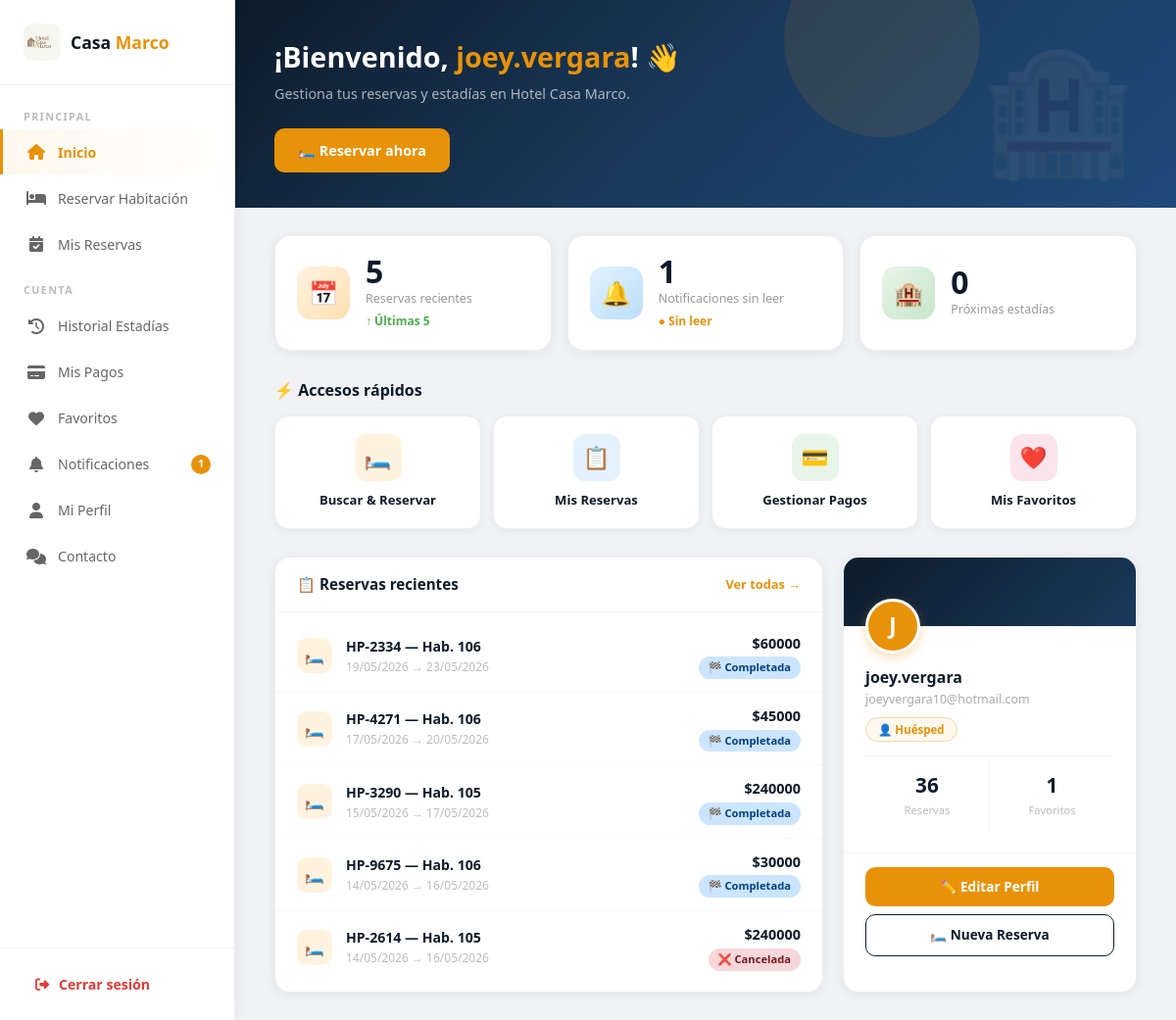
The app's page /dashboard/ (signed in) with its own data.
### crud_app/models.py (models this page shows, shortened)
class Reserva(models.Model):
    ESTADOS = [
        ('pendiente',   '⏳ Pendiente'),
        ('confirmada',  '✅ Confirmada'),
        ('cancelada',   '❌ Cancelada'),
        ('completada',  '🏁 Completada'),
        ('en_curso',    '🔵 En curso'),
    ]
    usuario         = models.ForeignKey(User, on_delete=models.CASCADE, related_name='reservas')
    habitacion      = models.ForeignKey(Habitacion, on_delete=models.CASCADE, related_name='reservas')
    codigo          = models.CharField(max_length=10, unique=True)
    estado          = models.CharField(max_length=20, choices=ESTADOS, default='pendiente')
    check_in        = models.DateField(default='2024-01-01')
    check_out       = models.DateField(default='2024-01-02')
    huespedes       = models.PositiveIntegerField(default=1)
    adultos         = models.PositiveIntegerField(default=1)
    ninos           = models.PositiveIntegerField(default=0)
    total           = models.DecimalField(max_digits=10, decimal_places=2)
    nombre_huesped  = models.CharField(max_length=100, default='')
    documento       = models.CharField(max_length=20, default='')
    telefono        = models.CharField(max_length=20, default='')
    solicitudes     = models.TextField(blank=True, null=True)
    fecha_reserva   = models.DateTimeField(auto_now_add=True)

class Habitacion(models.Model):
    TIPOS = [
        ('estandar',    '🛏️ Estándar'),
        ('deluxe',      '🛏️ Deluxe'),
        ('suite',       '⭐ Suite'),
        ('suite_ejecutiva', '👔 Suite Ejecutiva'),
        ('suite_presidencial', '👑 Suite Presidencial'),
        ('villa',       '🏡 Villa Familiar'),
    ]
    ESTADOS = [
        ('disponible',   '🟢 Disponible'),
        ('reservada',    '📋 Reservada'),
        ('ocupada',      '🔵 Ocupada'),
        ('limpieza',     '🟡 Limpieza'),
        ('mantenimiento','🔴 Mantenimiento'),
    ]
    numero          = models.CharField(max_length=10, unique=True)
    tipo            = models.CharField(max_length=30, choices=TIPOS, default='estandar')
    descripcion     = models.TextField()
    precio_noche    = models.DecimalField(max_digits=10, decimal_places=2)
    capacidad       = models.PositiveIntegerField(default=2)
    piso            = models.PositiveIntegerField(default=1)
    estado          = models.CharField(max_length=20, choices=ESTADOS, default='disponible')
    imagen          = models.ImageField(upload_to='habitaciones/', blank=True, null=True)
    imagen_url      = models.URLField(blank=True, null=True)
    amenidades      = models.TextField(blank=True, null=True)
    activa          = models.BooleanField(default=True)
    imagenes_galeria = models.TextField(blank=True, null=True)
    creado_el       = models.DateTimeField(auto_now_add=True)

### crud_app/views.py (the view)
# urls.py: path('dashboard/', views.home, name='home'),
@login_required(login_url='login')
def home(request):
    reservas    = Reserva.objects.filter(usuario=request.user).order_by('-fecha_reserva')[:5]
    notif_count = Notificacion.objects.filter(usuario=request.user, leida=False).count()
    proxima     = Reserva.objects.filter(
        usuario=request.user,
        estado__in=['confirmada', 'pendiente']
    ).order_by('check_in').first()
    return render(request, 'crud_app/home.html', {
        'reservas'    : reservas,
        'notif_count' : notif_count,
        'proxima'     : proxima,
    })

### crud_app/templates/crud_app/home.html (shortened to what this page needs)
{% load static %}
<!DOCTYPE html>
<html lang="es">
<head>
  <link href="https://cdn.jsdelivr.net/npm/bootstrap@5.3.0/dist/css/bootstrap.min.css" rel="stylesheet">
  <link rel="stylesheet" href="https://cdnjs.cloudflare.com/ajax/libs/font-awesome/6.4.0/css/all.min.css"/>
</head>
<body>
<aside class="sidebar">
  <div class="sidebar-logo">
    <img src="{% static 'crud_app/imagenes/logo.jpeg' %}" alt="Logo"
     style="width:38px; height:38px; border-radius:10px; object-fit:cover;">
    <div class="sidebar-logo-text">Casa <span>Marco</span></div>
  </div>
  <nav class="sidebar-nav">
    <div class="nav-section-title">Principal</div>
    <a href="{% url 'home' %}" class="active">
      <span class="icon"><i class="fas fa-home"></i></span> Inicio
    </a>
    <a href="{% url 'reservar_habitacion' %}">
      <span class="icon"><i class="fas fa-bed"></i></span> Reservar Habitación
    </a>
    <a href="{% url 'mis_reservas' %}">
      <span class="icon"><i class="fas fa-calendar-check"></i></span> Mis Reservas
    </a>
    <div class="nav-section-title" style="margin-top:8px;">Cuenta</div>
    <a href="{% url 'historial_estadias' %}">
      <span class="icon"><i class="fas fa-history"></i></span> Historial Estadías
    </a>
    <a href="{% url 'mis_pagos' %}">
      <span class="icon"><i class="fas fa-credit-card"></i></span> Mis Pagos
    </a>
    <a href="{% url 'favoritos' %}">
      <span class="icon"><i class="fas fa-heart"></i></span> Favoritos
    </a>
    <a href="{% url 'notificaciones' %}">
      <span class="icon"><i class="fas fa-bell"></i></span> Notificaciones
      {% if notif_count > 0 %}
      <span class="notif-badge">{{ notif_count }}</span>
      {% endif %}
    </a>
    <a href="{% url 'perfil_usuario' %}">
      <span class="icon"><i class="fas fa-user"></i></span> Mi Perfil
    </a>
    <a href="{% url 'contacto' %}">
      <span class="icon"><i class="fas fa-comments"></i></span> Contacto
    </a>
  </nav>
  <div class="sidebar-logout">
    <a href="{% url 'logout' %}">
      <span class="icon"><i class="fas fa-sign-out-alt"></i></span> Cerrar sesión
    </a>
  </div>
</aside>
<main class="main">
  <div class="hero-banner">
    <div class="hero-greeting">
      ¡Bienvenido, <span>{{ request.user.username }}</span>! 👋
    </div>
    <p class="hero-sub">Gestiona tus reservas y estadías en Hotel Casa Marco.</p>
    <a href="{% url 'reservar_habitacion' %}" class="hero-btn">
      🛏️ Reservar ahora
    </a>
  </div>
  <div class="content">
    <div class="stats-grid">
      <div class="stat-card">
        <div class="stat-icon-wrap orange">📅</div>
        <div>
          <div class="stat-value">{{ reservas|length }}</div>
          <div class="stat-label">Reservas recientes</div>
          <div class="stat-trend">↑ Últimas 5</div>
        </div>
      </div>
      <div class="stat-card">
        <div class="stat-icon-wrap blue">🔔</div>
        <div>
          <div class="stat-value">{{ notif_count }}</div>
          <div class="stat-label">Notificaciones sin leer</div>
          {% if notif_count > 0 %}
          <div class="stat-trend" style="color:var(--naranja);">● Sin leer</div>
          {% endif %}
        </div>
      </div>
      <div class="stat-card">
        <div class="stat-icon-wrap green">🏨</div>
        <div>
          <div class="stat-value">{% if proxima %}1{% else %}0{% endif %}</div>
          <div class="stat-label">Próximas estadías</div>
        </div>
      </div>
    </div>
    <div class="section-title">⚡ Accesos rápidos</div>
    <div class="quick-grid">
      <a href="{% url 'reservar_habitacion' %}" class="quick-card">
        <div class="quick-card-icon orange">🛏️</div>
        <div class="quick-card-label">Buscar & Reservar</div>
      </a>
      <a href="{% url 'mis_reservas' %}" class="quick-card">
        <div class="quick-card-icon blue">📋</div>
        <div class="quick-card-label">Mis Reservas</div>
      </a>
      <a href="{% url 'mis_pagos' %}" class="quick-card">
        <div class="quick-card-icon green">💳</div>
        <div class="quick-card-label">Gestionar Pagos</div>
      </a>
      <a href="{% url 'favoritos' %}" class="quick-card">
        <div class="quick-card-icon pink">❤️</div>
        <div class="quick-card-label">Mis Favoritos</div>
      </a>
    </div>
    <div class="panels-row">
      <div class="panel">
        <div class="panel-head">
          <span class="panel-head-title">📋 Reservas recientes</span>
          <a href="{% url 'mis_reservas' %}">Ver todas →</a>
        </div>
        <div class="panel-body">
          {% for reserva in reservas %}
          <div class="reserva-row">
            <div class="reserva-dot">🛏️</div>
            <div>
              <div class="reserva-cod">{{ reserva.codigo }} — Hab. {{ reserva.habitacion.numero }}</div>
              <div class="reserva-dates">{{ reserva.check_in|date:"d/m/Y" }} → {{ reserva.check_out|date:"d/m/Y" }}</div>
            </div>
            <div class="reserva-right">
              <div class="reserva-total">${{ reserva.total|floatformat:0 }}</div>
              <span class="badge-estado badge-{{ reserva.estado }}">{{ reserva.get_estado_display }}</span>
            </div>
          </div>
          {% empty %}
          <div class="empty-state">
            <div class="icon">🛏️</div>
            <p>No tienes reservas aún</p>
            <a href="{% url 'reservar_habitacion' %}" style="color:var(--naranja);font-size:0.82rem;font-weight:600;">Explorar habitaciones →</a>
          </div>
          {% endfor %}
        </div>
      </div>
      <div class="panel">
        <div class="perfil-banner-mini"></div>
        <div class="perfil-avatar-wrap">
          <div class="perfil-avatar">{{ request.user.username|first|upper }}</div>
        </div>
        <div class="perfil-info">
          <div class="perfil-name">{{ request.user.username }}</div>
          <div class="perfil-email">{{ request.user.email|default:"Sin correo" }}</div>
          <span class="perfil-badge">👤 Huésped</span>
          <div class="perfil-stats">
            <div class="perfil-stat">
              <div class="perfil-stat-val">{{ request.user.reservas.count }}</div>
              <div class="perfil-stat-label">Reservas</div>
            </div>
            <div class="perfil-stat">
              <div class="perfil-stat-val">{{ request.user.favoritos.count }}</div>
              <div class="perfil-stat-label">Favoritos</div>
            </div>
          </div>
        </div>
        <div class="perfil-actions">
          <a href="{% url 'perfil_usuario' %}" class="btn-perfil btn-perfil-primary">✏️ Editar Perfil</a>
          <a href="{% url 'reservar_habitacion' %}" class="btn-perfil btn-perfil-outline">🛏️ Nueva Reserva</a>
        </div>
      </div>
    </div>
  </div>
</main>
</body>
</html>

### records on screen
Reserva: codigo "HP-2334", habitacion.numero "106", check_in "19/05/2026", check_out "23/05/2026", total "60000", estado "🏁 Completada"
Reserva: codigo "HP-4271", habitacion.numero "106", check_in "17/05/2026", check_out "20/05/2026", total "45000", estado "🏁 Completada"
Reserva: codigo "HP-3290", habitacion.numero "105", check_in "15/05/2026", check_out "17/05/2026", total "240000", estado "🏁 Completada"
Reserva: codigo "HP-9675", habitacion.numero "106", check_in "14/05/2026", check_out "16/05/2026", total "30000", estado "🏁 Completada"
Reserva: codigo "HP-2614", habitacion.numero "105", check_in "14/05/2026", check_out "16/05/2026", total "240000", estado "❌ Cancelada"

### other values on screen
{{ notif_count }} "1"
{{ request.user.username }} "joey.vergara"
{{ reservas|length }} "5"
{{ request.user.username|first|upper }} "J"
{{ request.user.email|default:"Sin correo" }} "joeyvergara10@hotmail.com"
{{ request.user.reservas.count }} "36"
{{ request.user.favoritos.count }} "1"
